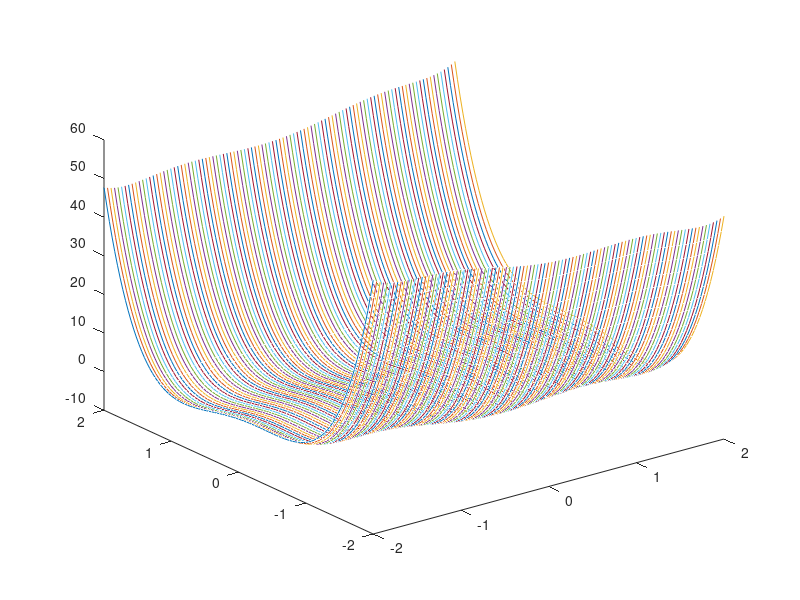

MATLAB code to generate this figure:
% Using some of the functions |surf|, |mesh|, |contour|, and |plot3|, graph
% the so-called six-hump camelback function $C$: $C(x,y) = (4 - 2.1 x^2 +
% \frac{1}{3}x^4) x^2 + x y + 4 (y^2-1) y^2$.  Then use simulated
% annealing to find its global minimum. 

objective = @(x,y) (4 - 2.1*x.^2 + x.^4/3).*x.^2 + x.*y + 4*(-1 + y.^2).*y.^2;

%Some values to plot
X = linspace(-2, 2, 101);
Y = linspace(-2, 2, 101);
[xplane, yplane] = meshgrid(X,Y);
zvalue = objective(xplane, yplane);
%Plotting functions
s = surf(xplane,yplane,zvalue);
m = mesh(xplane,yplane,zvalue);
h = contour(xplane, yplane, zvalue);
p = plot3(xplane, yplane, zvalue);

T = .1;          %Criterion
counter = 0;     %Contador
current_x = 4 * rand - 2;
current_y = 2 * rand - 1;
current_z = objective(current_x, current_y);

while T > .001
    new_x = min(max(current_x + randn*T*10,-2),2);
    new_y = min(max(current_y + randn*T*10,-1),1);
    new_z = objective(new_x, new_y);

    if new_z <= current_z || rand < exp(-(new_z-current_z)/T)
        current_x = new_x;
        current_y = new_y;
        current_z = new_z;
    end
    
    counter = counter + 1;
    if counter > 500
        counter = 0;
        T = T * .025;  % Cool down faster!
    end
        
    if current_z < -2 || T < .001
        break
    end    
end

disp([current_x current_y current_z])